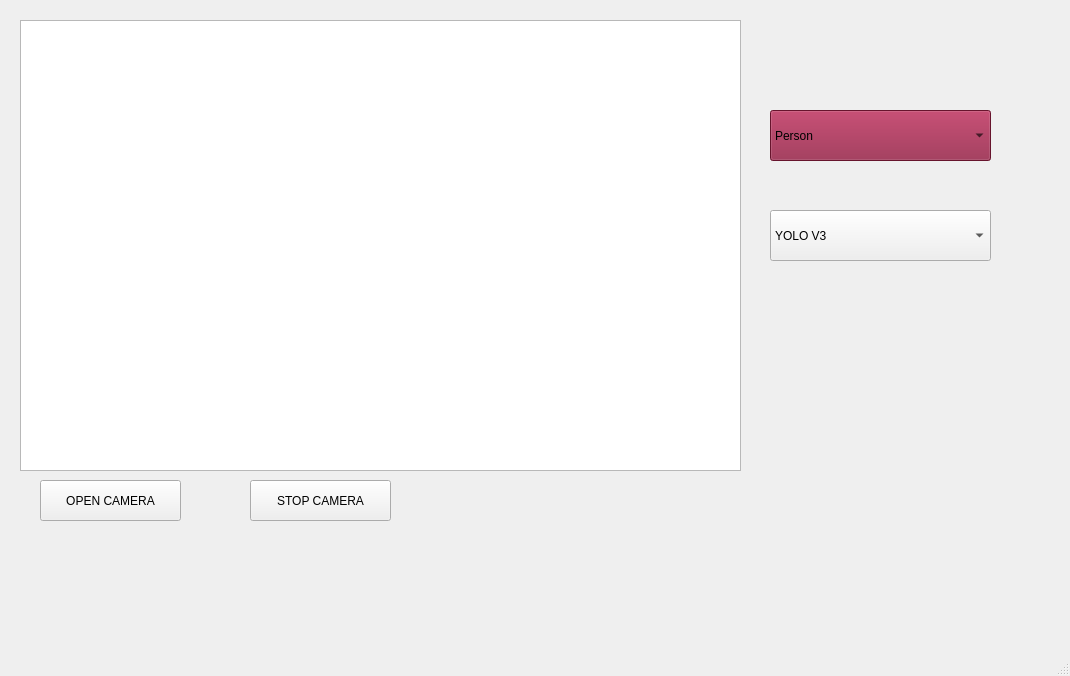
<?xml version="1.0" encoding="UTF-8"?>
<ui version="4.0">
 <class>MainWindow</class>
 <widget class="QMainWindow" name="MainWindow">
  <property name="geometry">
   <rect>
    <x>0</x>
    <y>0</y>
    <width>1070</width>
    <height>676</height>
   </rect>
  </property>
  <property name="acceptDrops">
   <bool>true</bool>
  </property>
  <property name="windowTitle">
   <string>MainWindow</string>
  </property>
  <widget class="QWidget" name="centralwidget">
   <widget class="QLabel" name="label">
    <property name="geometry">
     <rect>
      <x>-160</x>
      <y>230</y>
      <width>1071</width>
      <height>671</height>
     </rect>
    </property>
    <property name="styleSheet">
     <string notr="true">background-color: rgb(rgb(85, 255, 255));</string>
    </property>
    <property name="text">
     <string/>
    </property>
   </widget>
   <widget class="QGraphicsView" name="graphicsView">
    <property name="geometry">
     <rect>
      <x>20</x>
      <y>20</y>
      <width>721</width>
      <height>451</height>
     </rect>
    </property>
   </widget>
   <widget class="QComboBox" name="comboBox">
    <property name="geometry">
     <rect>
      <x>770</x>
      <y>110</y>
      <width>221</width>
      <height>51</height>
     </rect>
    </property>
    <property name="styleSheet">
     <string notr="true">background-color:rgb(144, 28, 63)</string>
    </property>
    <item>
     <property name="text">
      <string>Person</string>
     </property>
    </item>
    <item>
     <property name="text">
      <string>Car</string>
     </property>
    </item>
    <item>
     <property name="text">
      <string>dog</string>
     </property>
    </item>
    <item>
     <property name="text">
      <string>cat</string>
     </property>
    </item>
    <item>
     <property name="text">
      <string>phone</string>
     </property>
    </item>
   </widget>
   <widget class="QPushButton" name="pushButton">
    <property name="geometry">
     <rect>
      <x>40</x>
      <y>480</y>
      <width>141</width>
      <height>41</height>
     </rect>
    </property>
    <property name="text">
     <string>OPEN CAMERA</string>
    </property>
   </widget>
   <widget class="QPushButton" name="pushButton_2">
    <property name="geometry">
     <rect>
      <x>250</x>
      <y>480</y>
      <width>141</width>
      <height>41</height>
     </rect>
    </property>
    <property name="autoFillBackground">
     <bool>true</bool>
    </property>
    <property name="styleSheet">
     <string notr="true"/>
    </property>
    <property name="text">
     <string>STOP CAMERA</string>
    </property>
   </widget>
   <widget class="QComboBox" name="comboBox_2">
    <property name="geometry">
     <rect>
      <x>770</x>
      <y>210</y>
      <width>221</width>
      <height>51</height>
     </rect>
    </property>
    <item>
     <property name="text">
      <string>YOLO V3</string>
     </property>
    </item>
   </widget>
  </widget>
  <widget class="QMenuBar" name="menubar">
   <property name="geometry">
    <rect>
     <x>0</x>
     <y>0</y>
     <width>1070</width>
     <height>21</height>
    </rect>
   </property>
  </widget>
  <widget class="QStatusBar" name="statusbar"/>
 </widget>
 <resources/>
 <connections/>
</ui>
